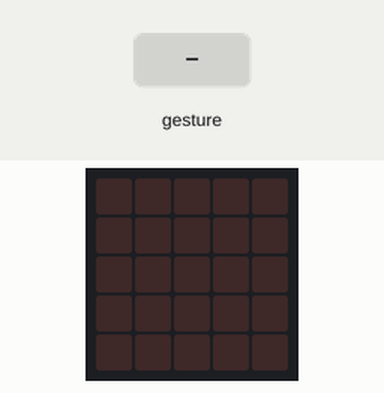
This program was run on a simulated BBC micro:bit (MakeCode). On the bench: the board's 5×5 LED display. Inputs (shaded band) come from the test bench. A tilt is held for 1.5 s and a shake lasts 1 s, then the board lies face up again.

Above: at 1.2 s.
1.3 s: gesture 'tilt left'
At 2.4 s:
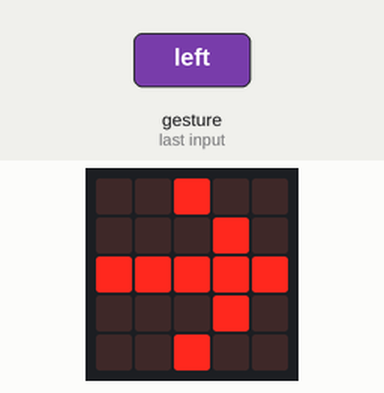
At 6.6 s:
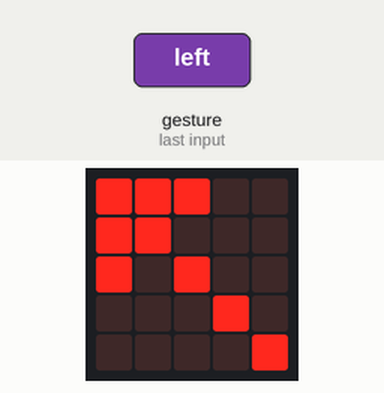
7.1 s: gesture 'tilt right'
At 7.6 s:
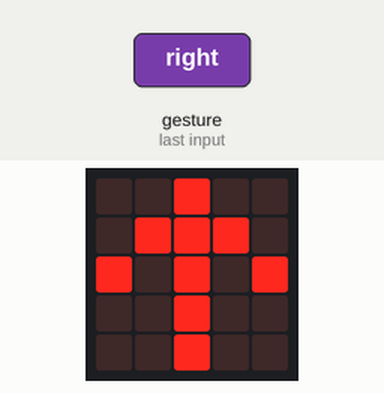
Timing chart, 0 to 10.1 s (numbered marks = the images above; inputs shaded):
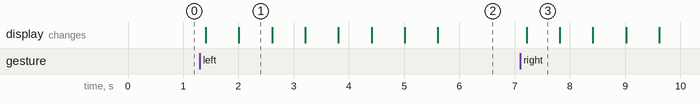

The program:

main.ts
```typescript
basic.forever(function () {
    if (input.isGesture(Gesture.TiltLeft)) {
        basic.showArrow(ArrowNames.North)
        basic.showArrow(ArrowNames.East)
        basic.showArrow(ArrowNames.West)
        basic.showArrow(ArrowNames.South)
        basic.showArrow(ArrowNames.SouthWest)
        basic.showArrow(ArrowNames.NorthEast)
        basic.showArrow(ArrowNames.SouthEast)
        basic.showArrow(ArrowNames.NorthWest)
    }
    if (input.isGesture(Gesture.TiltRight)) {
        basic.showArrow(ArrowNames.North)
        basic.showArrow(ArrowNames.East)
        basic.showArrow(ArrowNames.NorthEast)
        basic.showArrow(ArrowNames.West)
        basic.showArrow(ArrowNames.SouthWest)
        basic.showArrow(ArrowNames.SouthEast)
        basic.showArrow(ArrowNames.South)
        basic.showArrow(ArrowNames.NorthWest)
    }
})
basic.forever(function () {

})
```

test.ts
```typescript
// aquí va el archivo "tests"; esto no se compilará cuando este paquete se utilice como una extensión.
```

Measured:
- after the input at 1.3 s, the display: first changes after 0.11 s (image 1 shows a later state)
- after the input at 7.1 s, the display: changes after 0.11 s (image 3)
- what the display in image 1 shows lasts 0.6 s, from 2.0 s to 2.6 s
